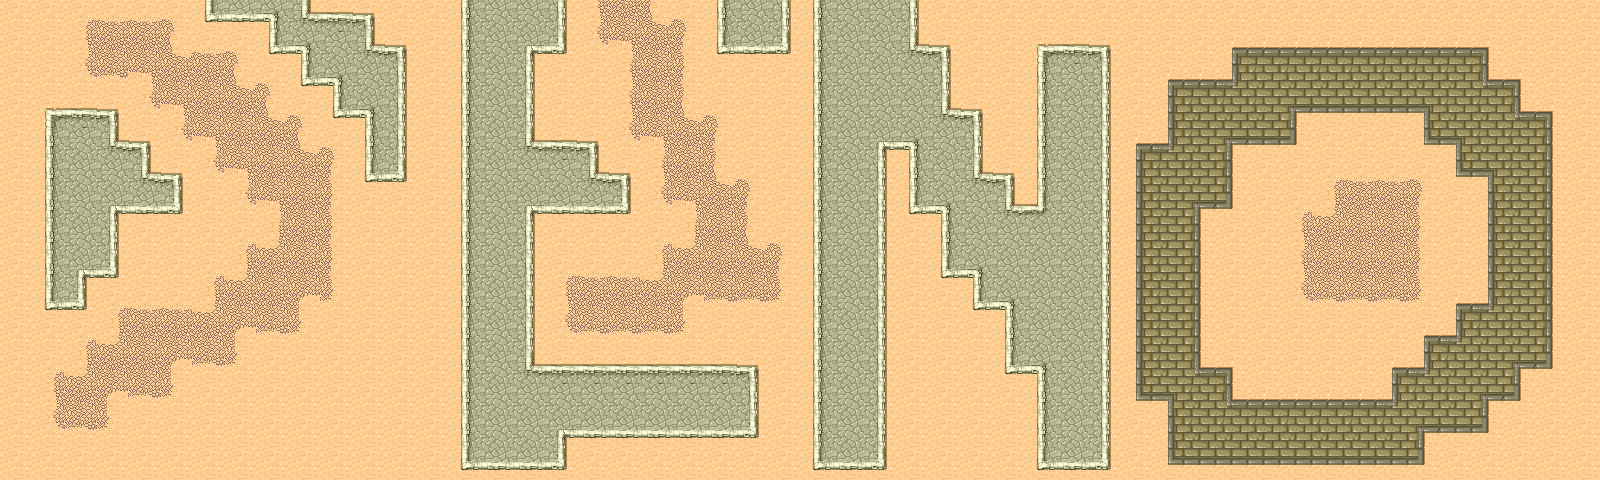

This is a level from a 2D game, rendered from its Tiled map with the project's own tilesets. A one-line summary and the map file follow, with tile-layer data summarised:
An orthogonal 50x15 tile map with 32x32 px tiles, 1 tile layer (Capa de Patrones 1).

<map version="1.2" tiledversion="1.2.4" orientation="orthogonal" renderorder="right-down" width="50" height="15" tilewidth="32" tileheight="32" infinite="0" nextlayerid="2" nextobjectid="1">
 <tileset firstgid="1" name="Desert" tilewidth="32" tileheight="32" spacing="1" margin="1" tilecount="48" columns="8">
  <image source="tmw_desert_spacing.png" width="265" height="199" />
  <terraintypes>
   <terrain name="Bricks" tile="9" />
   <terrain name="Rocks" tile="33" />
   <terrain name="Dirt" tile="14" />
   <terrain name="Desert" tile="29" />
  </terraintypes>
  <tile id="0" terrain="3,3,3,0" />
  <tile id="1" terrain="3,3,0,0" />
  <tile id="2" terrain="3,3,0,3" />
  <tile id="3" terrain="2,2,2,3" />
  <tile id="4" terrain="2,2,3,2" />
  <tile id="5" terrain="3,3,3,2" />
  <tile id="6" terrain="3,3,2,2" />
  <tile id="7" terrain="3,3,2,3" />
  <tile id="8" terrain="3,0,3,0" />
  <tile id="9" terrain="0,0,0,0" />
  <tile id="10" terrain="0,3,0,3" />
  <tile id="11" terrain="2,3,2,2" />
  <tile id="12" terrain="3,2,2,2" />
  <tile id="13" terrain="3,2,3,2" />
  <tile id="14" terrain="2,2,2,2" />
  <tile id="15" terrain="2,3,2,3" />
  <tile id="16" terrain="3,0,3,3" />
  <tile id="17" terrain="0,0,3,3" />
  <tile id="18" terrain="0,3,3,3" />
  <tile id="19" terrain="0,0,0,3" />
  <tile id="20" terrain="0,0,3,0" />
  <tile id="21" terrain="3,2,3,3" />
  <tile id="22" terrain="2,2,3,3" />
  <tile id="23" terrain="2,3,3,3" />
  <tile id="24" terrain="3,3,3,1" />
  <tile id="25" terrain="3,3,1,1" />
  <tile id="26" terrain="3,3,1,3" />
  <tile id="27" terrain="0,3,0,0" />
  <tile id="28" terrain="3,0,0,0" />
  <tile id="29" terrain="3,3,3,3" />
  <tile id="32" terrain="3,1,3,1" />
  <tile id="33" terrain="1,1,1,1" />
  <tile id="34" terrain="1,3,1,3" />
  <tile id="35" terrain="1,1,1,3" />
  <tile id="36" terrain="1,1,3,1" />
  <tile id="40" terrain="3,1,3,3" />
  <tile id="41" terrain="1,1,3,3" />
  <tile id="42" terrain="1,3,3,3" />
  <tile id="43" terrain="1,3,1,1" />
  <tile id="44" terrain="3,1,1,1" />
 </tileset>
 <layer id="1" name="Capa de Patrones 1" width="50" height="15">
  <data>[750 cells, 750 non-empty, 40 distinct tile ids]</data>
 </layer>
</map>
